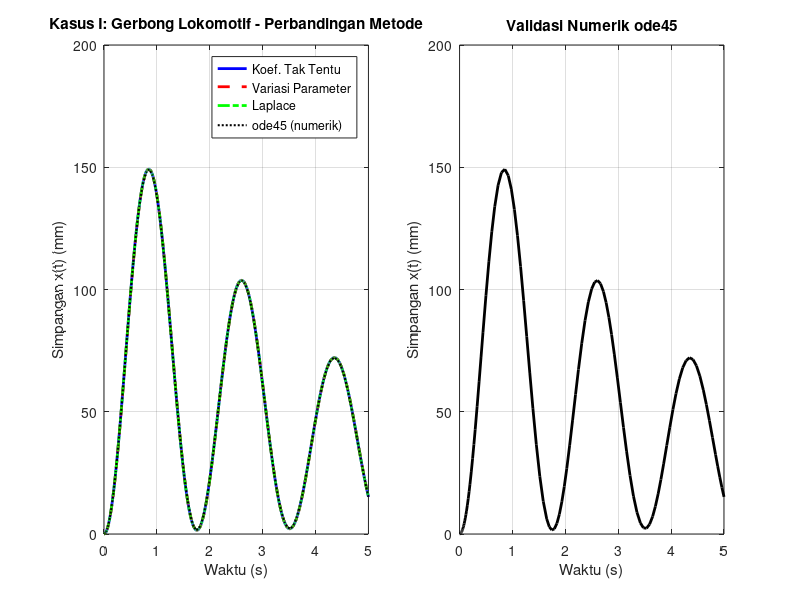
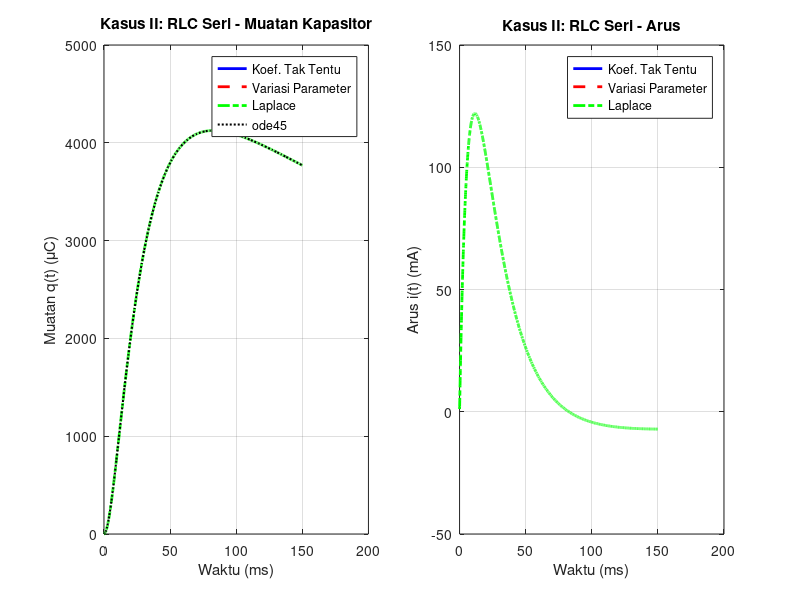
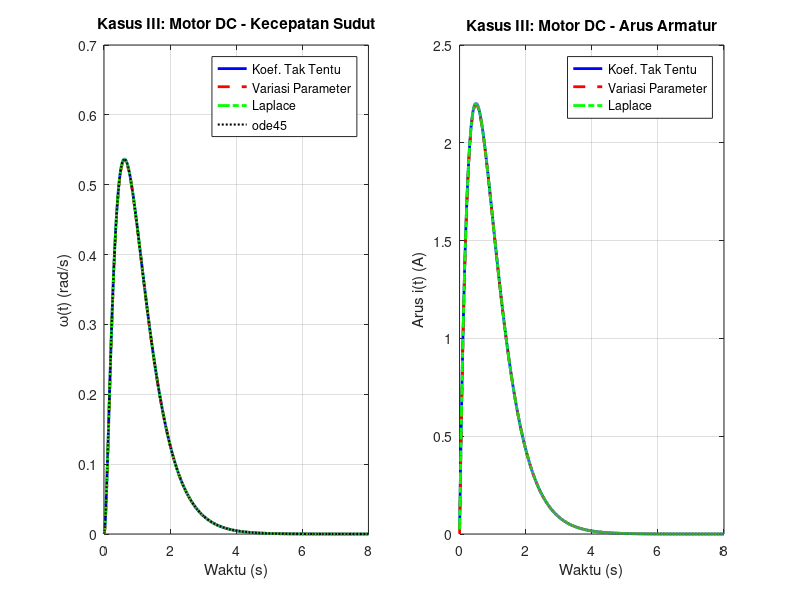

These figures' MATLAB source, in order:
%% ============================================================
%  SIMULASI PERSAMAAN DIFERENSIAL - 3 KASUS SISTEM DINAMIS
%  Tugas Proyek Persamaan Diferensial
%  Departemen Teknik Elektro - Universitas Diponegoro
%
%  KASUS I   : Sistem Mekanik - Gerbong Lokomotif (Massa-Pegas-Redaman)
%  KASUS II  : Sistem Elektrik - Rangkaian RLC Seri
%  KASUS III : Sistem Mekatronik - Motor DC
%
%  Metode: Koefisien Tak Tentu, Variasi Parameter, Transformasi Laplace
%  Validasi numerik menggunakan ode45
% ============================================================

clc; clear; close all;

%% ============================================================
%  KASUS I: GERBONG LOKOMOTIF (Massa-Pegas-Redaman)
%  m*x'' + c*x' + k*x = F(t)   dengan  F(t) = 40000*e^(-0.2t)
% ============================================================
fprintf('=== KASUS I: GERBONG LOKOMOTIF ===\n');

% --- Parameter Fisik ---
m = 35000;       % massa gerbong (kg)
c = 15000;       % koefisien peredam (Ns/m)
k = 450000;      % konstanta pegas (N/m)
F0 = 40000;      % amplitudo gaya (N)
alpha_F = 0.2;   % konstanta peluruhan gaya

% Kondisi awal
x0 = 0;          % x(0) = 0
xd0 = 0;         % x'(0) = 0

t = linspace(0, 5, 2000);

% Akar persamaan karakteristik: m*r^2 + c*r + k = 0
disc1 = c^2 - 4*m*k;
r1 = (-c + sqrt(complex(disc1))) / (2*m);
r2 = (-c - sqrt(complex(disc1))) / (2*m);
alpha1 = real(r1);
beta1  = imag(r1);

fprintf('Akar karakteristik r1 = %.4f + %.4fi\n', real(r1), imag(r1));
fprintf('Akar karakteristik r2 = %.4f + %.4fi\n', real(r2), imag(r2));
zeta1 = c / (2*sqrt(m*k));
fprintf('Rasio redaman zeta = %.4f => ', zeta1);
if zeta1 < 1
    fprintf('UNDERDAMPED\n');
elseif zeta1 == 1
    fprintf('CRITICALLY DAMPED\n');
else
    fprintf('OVERDAMPED\n');
end

% ---- METODE 1: Koefisien Tak Tentu ----
% Tebak xp = A*e^(-alpha_F*t)
% Substitusi: A*(m*alpha_F^2 - c*alpha_F + k) = F0
denom1 = m*alpha_F^2 - c*alpha_F + k;
A_ktk = F0 / denom1;

% Solusi homogen: xh = C1*e^(r1*t) + C2*e^(r2*t)  (underdamped => exp*sin/cos)
% x(t) = e^(alpha1*t)*(C1*cos(beta1*t) + C2*sin(beta1*t)) + A*e^(-alpha_F*t)
% Dari IC: x(0)=0 => C1 + A = 0 => C1 = -A
% x'(0)=0 => alpha1*C1 + beta1*C2 - alpha_F*A = 0
C1_1 = -A_ktk;
C2_1 = (alpha_F*A_ktk - alpha1*C1_1) / beta1;

x_KTK1 = exp(alpha1*t).*(C1_1*cos(beta1*t) + C2_1*sin(beta1*t)) + A_ktk*exp(-alpha_F*t);

% ---- METODE 2: Variasi Parameter ----
% y1 = e^(alpha1*t)*cos(beta1*t), y2 = e^(alpha1*t)*sin(beta1*t)
% Wronskian W = beta1 * e^(2*alpha1*t)
% g(t) = F(t)/m = (F0/m)*e^(-alpha_F*t)
g1 = @(tau) (F0/m) .* exp(-alpha_F*tau);
y1f = @(tau) exp(alpha1*tau) .* cos(beta1*tau);
y2f = @(tau) exp(alpha1*tau) .* sin(beta1*tau);
W1  = @(tau) beta1 * exp(2*alpha1*tau);

u1_int = zeros(size(t));
u2_int = zeros(size(t));
dt1 = t(2)-t(1);
for i = 2:length(t)
    u1_int(i) = u1_int(i-1) + (-y2f(t(i-1))*g1(t(i-1))/W1(t(i-1)))*dt1;
    u2_int(i) = u2_int(i-1) + ( y1f(t(i-1))*g1(t(i-1))/W1(t(i-1)))*dt1;
end
xp_VP1 = u1_int.*y1f(t) + u2_int.*y2f(t);
% Sesuaikan konstanta homogen dari IC
xh_VP1 = @(C1,C2) exp(alpha1*t).*(C1*cos(beta1*t)+C2*sin(beta1*t));
% x(0)=0: C1 + xp(0) = 0 => C1 = -xp(0) ≈ 0
% x'(0)=0
C1_v1 = -xp_VP1(1);
dxp_VP1_0 = (xp_VP1(2)-xp_VP1(1))/dt1;
C2_v1 = (-dxp_VP1_0 - alpha1*C1_v1) / beta1;

x_VP1 = exp(alpha1*t).*(C1_v1*cos(beta1*t)+C2_v1*sin(beta1*t)) + xp_VP1;

% ---- METODE 3: Transformasi Laplace ----
% X(s) = F0/((m*s^2+c*s+k)*(s+alpha_F))
% Pecahan parsial: X(s) = A/(s+alpha_F) + (Bs+D)/(m*s^2+c*s+k)
% Solusi domain waktu (residue numerik)
num_L1  = [F0];
den_L1  = conv([m c k], [1 alpha_F]);
[r_L,p_L,~] = residue(num_L1, den_L1);

x_Lap1 = zeros(size(t));
for i = 1:length(r_L)
    if abs(imag(p_L(i))) < 1e-6
        x_Lap1 = x_Lap1 + real(r_L(i))*exp(real(p_L(i))*t);
    else
        % pasangan konjugat
        x_Lap1 = x_Lap1 + 2*real(r_L(i)*exp(p_L(i)*t));
    end
end
% Terapkan hanya satu kali untuk pasangan konjugat
% (residue sudah menangani pasangan, reset dan hitung ulang)
x_Lap1 = zeros(size(t));
visited = false(size(r_L));
for i = 1:length(r_L)
    if visited(i), continue; end
    if abs(imag(p_L(i))) < 1e-6
        x_Lap1 = x_Lap1 + real(r_L(i))*exp(real(p_L(i))*t);
        visited(i) = true;
    else
        for j = i+1:length(r_L)
            if abs(p_L(j) - conj(p_L(i))) < 1e-6
                x_Lap1 = x_Lap1 + 2*real(r_L(i)*exp(p_L(i)*t));
                visited(i) = true;
                visited(j) = true;
                break;
            end
        end
    end
end

% ---- Validasi Numerik ode45 ----
ode_gerbong = @(t,y) [y(2); (F0*exp(-alpha_F*t) - c*y(2) - k*y(1))/m];
[t_ode1, y_ode1] = ode45(ode_gerbong, [0 5], [0 0]);

% ---- Plot Kasus I ----
figure('Name','Kasus I - Gerbong Lokomotif','Position',[50 50 1200 500]);
subplot(1,2,1);
plot(t, x_KTK1*1000,'b-','LineWidth',2); hold on;
plot(t, x_VP1*1000, 'r--','LineWidth',2);
plot(t, x_Lap1*1000,'g-.','LineWidth',2);
plot(t_ode1, y_ode1(:,1)*1000,'k:','LineWidth',1.5);
xlabel('Waktu (s)'); ylabel('Simpangan x(t) (mm)');
title('Kasus I: Gerbong Lokomotif - Perbandingan Metode');
legend('Koef. Tak Tentu','Variasi Parameter','Laplace','ode45 (numerik)','Location','best');
grid on;

subplot(1,2,2);
plot(t_ode1, y_ode1(:,1)*1000,'k-','LineWidth',2);
xlabel('Waktu (s)'); ylabel('Simpangan x(t) (mm)');
title('Validasi Numerik ode45');
grid on;

fprintf('Parameter Gerbong: m=%d kg, c=%d Ns/m, k=%d N/m\n', m, c, k);
fprintf('Steady-state xss = F0/k = %.6f mm\n\n', F0/k*1000);


%% ============================================================
%  KASUS II: RANGKAIAN RLC SERI
%  L*q'' + R*q' + (1/C)*q = V(t)   dengan  V(t) = 24*e^(-2t)
% ============================================================
fprintf('=== KASUS II: RANGKAIAN RLC SERI ===\n');

% --- Parameter ---
R   = 150;           % Resistor (Ohm)
L   = 0.8;           % Induktor (H)
Cap = 200e-6;        % Kapasitor (F)
Vm  = 24;            % Amplitudo tegangan (V)
alpha_V = 2;         % Konstanta peluruhan tegangan

% Kondisi awal
q0  = 0;
qd0 = 0;

t2 = linspace(0, 0.15, 2000);

% Akar karakteristik: L*r^2 + R*r + 1/C = 0
disc2 = R^2 - 4*L/Cap;
r1_2 = (-R + sqrt(complex(disc2))) / (2*L);
r2_2 = (-R - sqrt(complex(disc2))) / (2*L);
alpha2 = real(r1_2);
beta2  = abs(imag(r1_2));

fprintf('Akar r1 = %.4f + %.4fi\n', real(r1_2), imag(r1_2));
fprintf('Akar r2 = %.4f + %.4fi\n', real(r2_2), imag(r2_2));
omega0_2 = 1/sqrt(L*Cap);
zeta2 = R / (2*sqrt(L/Cap));
fprintf('omega0 = %.2f rad/s, zeta = %.4f => ', omega0_2, zeta2);
if zeta2 < 1
    fprintf('UNDERDAMPED\n');
elseif zeta2 == 1
    fprintf('CRITICALLY DAMPED\n');
else
    fprintf('OVERDAMPED\n');
end

% ---- METODE 1: Koefisien Tak Tentu ----
% qp = A*e^(-alpha_V*t)
denom2 = L*alpha_V^2 - R*alpha_V + 1/Cap;
A_ktk2 = Vm / denom2;
% C1 + A = q0 = 0 => C1 = -A
C1_2 = -A_ktk2;
% q'(0)=0: alpha2*C1 + beta2*C2 - alpha_V*A = 0
C2_2 = (alpha_V*A_ktk2 - alpha2*C1_2) / beta2;

q_KTK2 = exp(alpha2*t2).*(C1_2*cos(beta2*t2) + C2_2*sin(beta2*t2)) + A_ktk2*exp(-alpha_V*t2);

% ---- METODE 2: Variasi Parameter ----
g2  = @(tau) (Vm/L)*exp(-alpha_V*tau);
y1f2 = @(tau) exp(alpha2*tau).*cos(beta2*tau);
y2f2 = @(tau) exp(alpha2*tau).*sin(beta2*tau);
W2   = @(tau) beta2*exp(2*alpha2*tau);

u1_int2 = zeros(size(t2));
u2_int2 = zeros(size(t2));
dt2 = t2(2)-t2(1);
for i = 2:length(t2)
    u1_int2(i) = u1_int2(i-1) + (-y2f2(t2(i-1))*g2(t2(i-1))/W2(t2(i-1)))*dt2;
    u2_int2(i) = u2_int2(i-1) + ( y1f2(t2(i-1))*g2(t2(i-1))/W2(t2(i-1)))*dt2;
end
qp_VP2 = u1_int2.*y1f2(t2) + u2_int2.*y2f2(t2);
C1_v2 = -qp_VP2(1);
dqp_VP2_0 = (qp_VP2(2)-qp_VP2(1))/dt2;
C2_v2 = (-dqp_VP2_0 - alpha2*C1_v2) / beta2;
q_VP2 = exp(alpha2*t2).*(C1_v2*cos(beta2*t2)+C2_v2*sin(beta2*t2)) + qp_VP2;

% ---- METODE 3: Transformasi Laplace ----
num_L2 = [Vm];
den_L2 = conv([L R 1/Cap], [1 alpha_V]);
[r_L2,p_L2,~] = residue(num_L2, den_L2);

q_Lap2 = zeros(size(t2));
visited2 = false(size(r_L2));
for i = 1:length(r_L2)
    if visited2(i), continue; end
    if abs(imag(p_L2(i))) < 1e-6
        q_Lap2 = q_Lap2 + real(r_L2(i))*exp(real(p_L2(i))*t2);
        visited2(i) = true;
    else
        for j = i+1:length(r_L2)
            if abs(p_L2(j)-conj(p_L2(i))) < 1e-6
                q_Lap2 = q_Lap2 + 2*real(r_L2(i)*exp(p_L2(i)*t2));
                visited2(i)=true; visited2(j)=true;
                break;
            end
        end
    end
end

% ---- Validasi ode45 ----
ode_rlc = @(t,y) [y(2); (Vm*exp(-alpha_V*t) - R*y(2) - y(1)/Cap)/L];
[t_ode2, y_ode2] = ode45(ode_rlc, [0 0.15], [0 0]);

% Arus i = dq/dt
i_KTK2  = gradient(q_KTK2,  dt2);
i_VP2   = gradient(q_VP2,   dt2);
i_Lap2  = gradient(q_Lap2,  dt2);

% ---- Plot Kasus II ----
figure('Name','Kasus II - Rangkaian RLC','Position',[50 600 1200 500]);
subplot(1,2,1);
plot(t2*1000, q_KTK2*1e6,'b-','LineWidth',2); hold on;
plot(t2*1000, q_VP2*1e6, 'r--','LineWidth',2);
plot(t2*1000, q_Lap2*1e6,'g-.','LineWidth',2);
plot(t_ode2*1000, y_ode2(:,1)*1e6,'k:','LineWidth',1.5);
xlabel('Waktu (ms)'); ylabel('Muatan q(t) (\muC)');
title('Kasus II: RLC Seri - Muatan Kapasitor');
legend('Koef. Tak Tentu','Variasi Parameter','Laplace','ode45','Location','best');
grid on;

subplot(1,2,2);
plot(t2*1000, i_KTK2*1000,'b-','LineWidth',2); hold on;
plot(t2*1000, i_VP2*1000, 'r--','LineWidth',2);
plot(t2*1000, i_Lap2*1000,'g-.','LineWidth',2);
xlabel('Waktu (ms)'); ylabel('Arus i(t) (mA)');
title('Kasus II: RLC Seri - Arus');
legend('Koef. Tak Tentu','Variasi Parameter','Laplace','Location','best');
grid on;

fprintf('Parameter RLC: R=%.0f Ohm, L=%.2f H, C=%.0f uF\n', R, L, Cap*1e6);
fprintf('omega0 = %.2f rad/s, T_natural = %.4f s\n\n', omega0_2, 2*pi/omega0_2);


%% ============================================================
%  KASUS III: MOTOR DC
%  (L*J)*omega'' + (L*b + R*J)*omega' + (R*b + Kt*Ke)*omega = Kt*Vin
%  dengan Vin = 12*e^(-2t)  (mengikuti bentuk V(t) = 12e^(-2t))
% ============================================================
fprintf('=== KASUS III: MOTOR DC ===\n');

% --- Parameter ---
J_m  = 0.02;    % momen inersia rotor (kg.m^2)
b_m  = 0.2;     % koefisien gesekan (Nm.s/rad)
Kt   = 0.05;    % konstanta torsi (Nm/A)
Ke   = 0.05;    % konstanta back-EMF (V.s/rad)
R_m  = 2;       % hambatan armatur (Ohm)
L_m  = 1.0;     % induktansi armatur (H)
Vin  = 12;      % amplitudo tegangan input (V)
alpha_m = 2;    % konstanta peluruhan tegangan

% Kondisi awal
omega0_m  = 0;
domega0_m = 0;

t3 = linspace(0, 8, 2000);

% Koefisien PD: a*omega'' + b*omega' + c*omega = K*Vin
a3 = L_m * J_m;
b3 = L_m*b_m + R_m*J_m;
c3 = R_m*b_m + Kt*Ke;
K3 = Kt;

fprintf('PD Motor DC: %.4f*w'' + %.4f*w'' + %.4f*w = %.4f*Vin(t)\n', a3,b3,c3,K3);

% Akar karakteristik
disc3 = b3^2 - 4*a3*c3;
r1_3 = (-b3 + sqrt(complex(disc3))) / (2*a3);
r2_3 = (-b3 - sqrt(complex(disc3))) / (2*a3);
alpha3 = real(r1_3);
beta3  = abs(imag(r1_3));

fprintf('Akar r1 = %.4f + %.4fi\n', real(r1_3), imag(r1_3));
fprintf('Akar r2 = %.4f + %.4fi\n', real(r2_3), imag(r2_3));
zeta3 = b3 / (2*sqrt(a3*c3));
fprintf('Rasio redaman zeta = %.4f => ', zeta3);
if zeta3 < 1
    fprintf('UNDERDAMPED\n');
elseif abs(zeta3-1) < 1e-4
    fprintf('CRITICALLY DAMPED\n');
else
    fprintf('OVERDAMPED\n');
end

% ---- METODE 1: Koefisien Tak Tentu ----
% omegap = A*e^(-alpha_m*t)
denom3 = a3*alpha_m^2 - b3*alpha_m + c3;
A_ktk3 = (K3*Vin) / denom3;

if abs(beta3) < 1e-6
    % Overdamped: dua akar real
    r1r = real(r1_3); r2r = real(r2_3);
    % omega(0)=0: C1+C2+A = 0
    % omega'(0)=0: r1*C1+r2*C2-alpha_m*A = 0
    C2_ktk3 = (-A_ktk3*(r1r + alpha_m)) / (r1r - r2r);
    C1_ktk3 = -A_ktk3 - C2_ktk3;
    omega_KTK3 = C1_ktk3*exp(r1r*t3) + C2_ktk3*exp(r2r*t3) + A_ktk3*exp(-alpha_m*t3);
else
    C1_ktk3 = -A_ktk3;
    C2_ktk3 = (alpha_m*A_ktk3 - alpha3*C1_ktk3) / beta3;
    omega_KTK3 = exp(alpha3*t3).*(C1_ktk3*cos(beta3*t3)+C2_ktk3*sin(beta3*t3)) + A_ktk3*exp(-alpha_m*t3);
end

% ---- METODE 2: Variasi Parameter ----
g3  = @(tau) (K3*Vin/a3)*exp(-alpha_m*tau);
if abs(beta3) < 1e-6
    r1r3 = real(r1_3); r2r3 = real(r2_3);
    y1f3 = @(tau) exp(r1r3*tau);
    y2f3 = @(tau) exp(r2r3*tau);
    W3   = @(tau) (r2r3-r1r3)*exp((r1r3+r2r3)*tau);
else
    y1f3 = @(tau) exp(alpha3*tau).*cos(beta3*tau);
    y2f3 = @(tau) exp(alpha3*tau).*sin(beta3*tau);
    W3   = @(tau) beta3*exp(2*alpha3*tau);
end

u1_int3 = zeros(size(t3));
u2_int3 = zeros(size(t3));
dt3 = t3(2)-t3(1);
for i = 2:length(t3)
    u1_int3(i) = u1_int3(i-1) + (-y2f3(t3(i-1))*g3(t3(i-1))/W3(t3(i-1)))*dt3;
    u2_int3(i) = u2_int3(i-1) + ( y1f3(t3(i-1))*g3(t3(i-1))/W3(t3(i-1)))*dt3;
end
omegap_VP3 = u1_int3.*y1f3(t3) + u2_int3.*y2f3(t3);

if abs(beta3) < 1e-6
    r1r3 = real(r1_3); r2r3 = real(r2_3);
    % IC: C1+C2+omegap(0)=0, r1*C1+r2*C2+domegap(0)=0
    domegap3_0 = (omegap_VP3(2)-omegap_VP3(1))/dt3;
    A_mat = [1 1; r1r3 r2r3];
    b_vec = [-omegap_VP3(1); -domegap3_0];
    C_vec = A_mat \ b_vec;
    omega_VP3 = C_vec(1)*exp(r1r3*t3) + C_vec(2)*exp(r2r3*t3) + omegap_VP3;
else
    C1_v3 = -omegap_VP3(1);
    domegap3_0 = (omegap_VP3(2)-omegap_VP3(1))/dt3;
    C2_v3 = (-domegap3_0 - alpha3*C1_v3) / beta3;
    omega_VP3 = exp(alpha3*t3).*(C1_v3*cos(beta3*t3)+C2_v3*sin(beta3*t3)) + omegap_VP3;
end

% ---- METODE 3: Transformasi Laplace ----
% Omega(s) = (K3*Vin) / ((a3*s^2+b3*s+c3)*(s+alpha_m))
num_L3 = [K3*Vin];
den_L3 = conv([a3 b3 c3], [1 alpha_m]);
[r_L3,p_L3,~] = residue(num_L3, den_L3);

omega_Lap3 = zeros(size(t3));
visited3 = false(size(r_L3));
for i = 1:length(r_L3)
    if visited3(i), continue; end
    if abs(imag(p_L3(i))) < 1e-6
        omega_Lap3 = omega_Lap3 + real(r_L3(i))*exp(real(p_L3(i))*t3);
        visited3(i) = true;
    else
        for j = i+1:length(r_L3)
            if abs(p_L3(j)-conj(p_L3(i))) < 1e-6
                omega_Lap3 = omega_Lap3 + 2*real(r_L3(i)*exp(p_L3(i)*t3));
                visited3(i)=true; visited3(j)=true;
                break;
            end
        end
    end
end

% ---- Hitung arus armatur i(t) dari omega(t) ----
% J*domega/dt + b*omega = Kt*i  =>  i = (J*domega/dt + b*omega) / Kt
i_motor_KTK = (J_m*gradient(omega_KTK3,dt3) + b_m*omega_KTK3) / Kt;
i_motor_VP  = (J_m*gradient(omega_VP3, dt3) + b_m*omega_VP3)  / Kt;
i_motor_Lap = (J_m*gradient(omega_Lap3,dt3) + b_m*omega_Lap3) / Kt;

% ---- Validasi ode45 ----
ode_motorDC = @(t,y) [y(2);
    (K3*Vin*exp(-alpha_m*t) - b3*y(2) - c3*y(1)) / a3];
[t_ode3, y_ode3] = ode45(ode_motorDC, [0 8], [0 0]);

% ---- Plot Kasus III ----
figure('Name','Kasus III - Motor DC','Position',[100 100 1200 500]);
subplot(1,2,1);
plot(t3, omega_KTK3,'b-','LineWidth',2); hold on;
plot(t3, omega_VP3, 'r--','LineWidth',2);
plot(t3, omega_Lap3,'g-.','LineWidth',2);
plot(t_ode3, y_ode3(:,1),'k:','LineWidth',1.5);
xlabel('Waktu (s)'); ylabel('\omega(t) (rad/s)');
title('Kasus III: Motor DC - Kecepatan Sudut');
legend('Koef. Tak Tentu','Variasi Parameter','Laplace','ode45','Location','best');
grid on;

subplot(1,2,2);
plot(t3, i_motor_KTK,'b-','LineWidth',2); hold on;
plot(t3, i_motor_VP, 'r--','LineWidth',2);
plot(t3, i_motor_Lap,'g-.','LineWidth',2);
xlabel('Waktu (s)'); ylabel('Arus i(t) (A)');
title('Kasus III: Motor DC - Arus Armatur');
legend('Koef. Tak Tentu','Variasi Parameter','Laplace','Location','best');
grid on;

omega_ss = K3*Vin / c3;
fprintf('Kecepatan steady-state (teoritis) = %.4f rad/s\n', omega_ss);
fprintf('Parameter: J=%.3f, b=%.2f, Kt=%.2f, Ke=%.2f, R=%.1f, L=%.1f\n\n', ...
    J_m, b_m, Kt, Ke, R_m, L_m);


%% ============================================================
%  RINGKASAN PERBANDINGAN NUMERIK
% ============================================================
fprintf('=== RINGKASAN KESESUAIAN ANTAR METODE ===\n');

% Kasus I
err1_vp  = norm(x_KTK1 - x_VP1) / norm(x_KTK1) * 100;
err1_lap = norm(x_KTK1 - x_Lap1) / norm(x_KTK1) * 100;
fprintf('Kasus I  | VP vs KTK: %.4f%% | Laplace vs KTK: %.4f%%\n', err1_vp, err1_lap);

% Kasus II
err2_vp  = norm(q_KTK2 - q_VP2) / norm(q_KTK2) * 100;
err2_lap = norm(q_KTK2 - q_Lap2) / norm(q_KTK2) * 100;
fprintf('Kasus II | VP vs KTK: %.4f%% | Laplace vs KTK: %.4f%%\n', err2_vp, err2_lap);

% Kasus III
err3_vp  = norm(omega_KTK3 - omega_VP3)  / norm(omega_KTK3) * 100;
err3_lap = norm(omega_KTK3 - omega_Lap3) / norm(omega_KTK3) * 100;
fprintf('Kasus III| VP vs KTK: %.4f%% | Laplace vs KTK: %.4f%%\n', err3_vp, err3_lap);

fprintf('\nSELESAI - Ketiga metode menghasilkan solusi yang ekuivalen.\n');
fprintf('Perbedaan kecil disebabkan oleh akumulasi galat numerik integrasi.\n');
